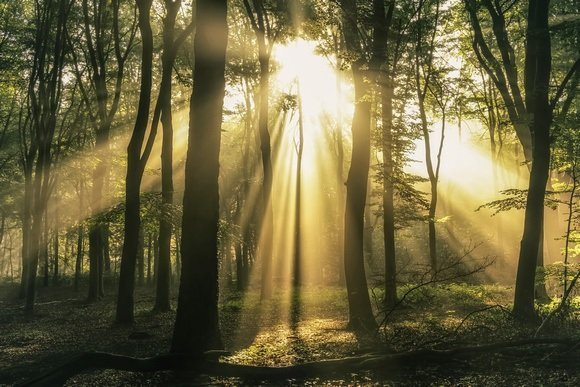
#> input picture bright.jpg, 580 x 387 px
$ jupyter execute open_cv_project.ipynb
#> lines starting #> are read from the running program, lines starting #| are printed output that depends on the picture
#> further down, frame is the input picture: shape (387, 580, 3); mean B, G, R 61.5, 98.7, 106.4
[cell 1]
# required imports
import cv2
import os
import numpy as np

[cell 2]
def calculate_alpha_and_beta(image, clip_hist_percent=2):
# Function to calculate the alpha and beta values to modify the frame brightness
#     input: Frame
#     returned values: alpha and beta value
#> called with clip_hist_percent = 2
    gray = cv2.cvtColor(image, cv2.COLOR_BGR2GRAY)
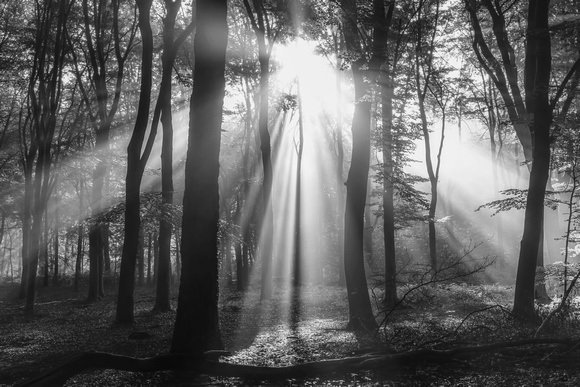
#> gray: shape (387, 580); min 2, max 254, mean 96.8

    # Calculate grayscale histogram
    hist = cv2.calcHist([gray],[0],None,[256],[0,256])
#> hist = 256 values, max 2349 at index 41, min 0 at index 0, mean 876.8
    hist_size = len(hist)
#> hist_size = 256

    # Calculate cumulative distribution from the histogram
    accumulator = []
    accumulator.append(float(hist[0]))
    for index in range(1, hist_size):
        accumulator.append(accumulator[index -1] + float(hist[index]))
#> after the loop, accumulator = 256 values from 0 to 224460

    # Locate points to clip
    maximum = accumulator[-1]
#> maximum = 224460
    clip_hist_percent *= (maximum/100.0)
#> clip_hist_percent = 4489.2
    clip_hist_percent /= 2.0
#> clip_hist_percent = 2244.6

    # Locate left cut
    minimum_gray = 0
    while accumulator[minimum_gray] < clip_hist_percent:
        minimum_gray += 1
#> this loop made 15 passes
#> after the loop, minimum_gray = 15

    # Locate right cut
    maximum_gray = hist_size -1
#> maximum_gray = 255
    while accumulator[maximum_gray] >= (maximum - clip_hist_percent):
        maximum_gray -= 1
#> this loop made 16 passes
#> maximum_gray on passes 1 to 12: 254, 253, 252, 251, 250, 249, 248, 247, 246, 245, 244, 243
#> after the loop, maximum_gray = 239

    # Calculate alpha and beta values
    alpha = 255 / (maximum_gray - minimum_gray)
#> alpha = 1.14
    beta = -minimum_gray * alpha
#> beta = -17.08
    return ( alpha, beta)

[cell 3]
while True:
    print("press q to quit")
    frame = cv2.imread("bright.jpg")
    alpha,beta = calculate_alpha_and_beta(frame)
#> alpha = 1.14; beta = -17.08
    result = cv2.addWeighted(frame,alpha,np.zeros(frame.shape,frame.dtype),0,beta)
    window_name = "result"
    window_name_2 = "original"
    cv2.imshow(window_name, result)
    cv2.imshow(window_name_2,frame)
    if cv2.waitKey(1) & 0xFF == ord('q'):
#> (key q is pressed here)
        break

cv2.destroyWindow(window_name)
cv2.destroyWindow(window_name_2)
cv2.destroyAllWindows()
